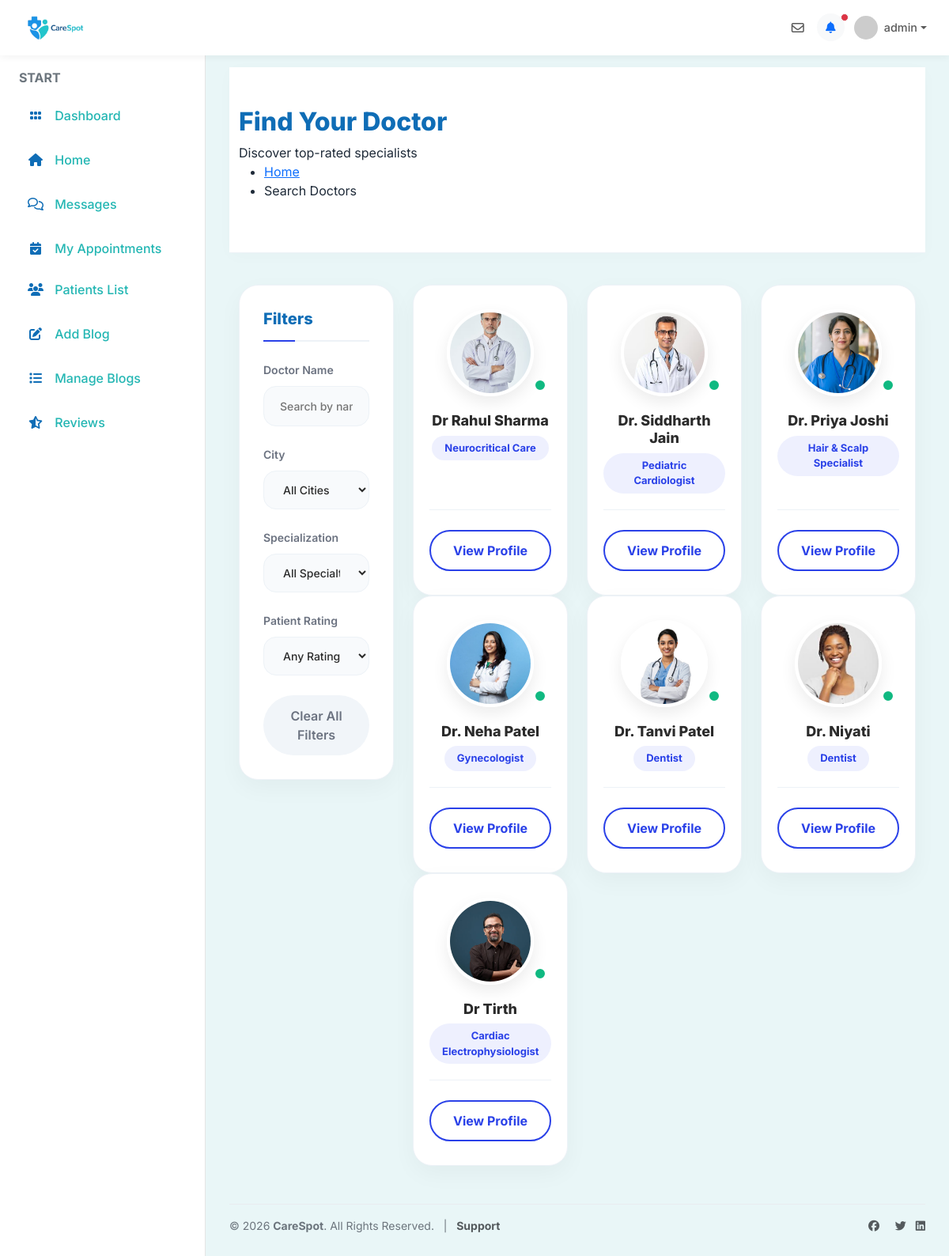
The app's page /doctorSearch/ (signed in) with its own data.
### user/models.py (models this page shows, shortened)
class tblDoctor(models.Model):
    doctorID=models.AutoField(primary_key=True)
    userID=models.ForeignKey(tblUser,on_delete=models.CASCADE)
    displayName=models.TextField(max_length=50)
    displayContact=models.TextField(max_length=15)
    bio=models.TextField(max_length=500)
    subcategoryID=models.ForeignKey(tblSubcategory,on_delete=models.CASCADE)
    displayAddress=models.TextField(max_length=100)
    yearOfExperience=models.IntegerField()
    licenseNo=models.TextField(max_length=50)
    documents=models.FileField(upload_to='doctor_documents/')
    mode=models.IntegerField(default=1)
    consultationFees=models.DecimalField(max_digits=10, decimal_places=2, default=10.00)
    approval_status = models.CharField(max_length=20, default='pending', choices=[('pending', 'Pending'), ('approved', 'Approved'), ('rejected', 'Rejected')])

class tblUser(models.Model):
    userID=models.AutoField(primary_key=True)
    userName=models.TextField(max_length=50)
    password=models.TextField(max_length=10)
    registrationDT=models.DateTimeField(auto_now_add=True)
    profilePic=models.ImageField(upload_to='images/')
    email=models.TextField(max_length=100)
    mobileNumber=models.TextField(max_length=15)
    cityID=models.ForeignKey(tblCity,on_delete=models.CASCADE)
    IsDoctor=models.BooleanField(default=False)
    last_seen=models.DateTimeField(null=True, blank=True)

class tblSubcategory(models.Model):
    subcategoryID=models.AutoField(primary_key=True)
    subcategoryName=models.TextField(max_length=50)
    CategoryID=models.ForeignKey(tblCategory,on_delete=models.CASCADE)

### user/views.py (the view)
# urls.py: path('doctorSearch/',views.doctorSearch , name='doctorSearch'),
def doctorSearch(request):
    if 'user_id' not in request.session:
        return redirect('Login')
    query = request.POST.get('q', '') or request.GET.get('q', '')
    city_id = request.POST.get('city', '') or request.GET.get('city', '')
    subcategory_id = request.POST.get('subcategory', '') or request.GET.get('subcategory', '')
    rating_filter = request.POST.get('rating', '') or request.GET.get('rating', '')
    doctors = tblDoctor.objects.filter(approval_status='approved')
    logged_in_user_id = request.session.get('user_id')
    if logged_in_user_id:
        logged_in_doctor = tblDoctor.objects.filter(userID=logged_in_user_id).first()
        if logged_in_doctor:
            doctors = doctors.exclude(doctorID=logged_in_doctor.doctorID)
    if query:
        doctors = doctors.filter(displayName__icontains=query)
    if city_id:
        doctors = doctors.filter(userID__cityID=city_id)
    if subcategory_id:
        doctors = doctors.filter(subcategoryID=subcategory_id)
    doctors = doctors.annotate(avg_rating=Avg('tblreview__rating'))
    if rating_filter:
        try:
            rating_val = float(rating_filter)
            doctors = doctors.filter(avg_rating__isnull=False, avg_rating__gte=rating_val)
        except ValueError:
            pass
    data = {
        'doctors': doctors,
        'query': query,
        'selected_city': city_id,
        'selected_cat': subcategory_id,
        'selected_rating': rating_filter,
        'cities': tblCity.objects.all(),
        'subcategories': tblSubcategory.objects.all()
    }
    return render(request, 'doctor_search.html', data)

### user/templates/doctor_search.html (shortened to what this page needs)
{% extends 'base.html' %} {% block title %}Search Doctors{% endblock %}
 {% block content %}
<div id="titlebar">
  <div class="container">
    <div class="row">
      <div class="col-md-12">
        <h2>Find Your Doctor</h2>
        <span>Discover top-rated specialists</span>
        <nav id="breadcrumbs" class="dark">
          <ul>
            <li><a href="{% url 'home' %}">Home</a></li>
            <li>Search Doctors</li>
          </ul>
        </nav>
      </div>
    </div>
  </div>
</div>
<div class="container margin-bottom-60">
  <div class="row">
    <div class="col-xl-3 col-lg-4">
      <div class="search-sidebar">
        <h3 class="filter-title">Filters</h3>
        <form method="POST" action="{% url 'doctorSearch' %}" id="search-filter-form">{% csrf_token %}
          <div class="filter-group">
            <label>Doctor Name</label>
            <input
              type="text"
              name="q"
              class="search-input-sidebar"
              placeholder="Search by name"
              value="{{ query }}"
            />
          </div>
          <div class="filter-group">
            <label>City</label>
            <select name="city" class="filter-select">
              <option value="">All Cities</option>
            </select>
          </div>
          <div class="filter-group">
            <label>Specialization</label>
            <select name="subcategory" class="filter-select">
              <option value="">All Specialties</option>
            </select>
          </div>
          <div class="filter-group">
            <label>Patient Rating</label>
            <select name="rating" class="filter-select">
              <option value="">Any Rating</option>
            </select>
          </div>
          <a href="{% url 'doctorSearch' %}" class="btn-clear-all margin-top-10">Clear All Filters</a>
        </form>
      </div>
    </div>
    <div class="col-xl-9 col-lg-8">
      <div class="row" id="doctor-list-container">
        {% if doctors %}
          {% for doc in doctors %}
          <div class="col-xl-4 col-md-6 margin-bottom-30">
            <div class="freelancer-box">
              <div class="freelancer-avatar">
                {% if doc.userID.profilePic %}
                <img src="{{ doc.userID.profilePic.url }}" />
                {% else %}
                <img src="/static/images/user-avatar-placeholder.png" onerror="this.src='/static/images/avatar.png';" />
                {% endif %}
                <div class="status-dot"></div>
              </div>
              <div class="freelancer-name">
                <h4>
                  <a href="{% url 'viewDoctorProfile' doc.doctorID %}">
                    {{ doc.displayName }}
                  </a>
                </h4>
                <span>{{ doc.subcategoryID.subcategoryName }}</span>
              </div>
              <div class="freelancer-footer">
                <a
                  href="{% url 'viewDoctorProfile' doc.doctorID %}"
                  class="btn-view-profile"
                >
                  View Profile
                </a>
              </div>
            </div>
          </div>
          {% endfor %}
        {% endif %}
      </div>
    </div>
  </div>
</div>
{% endblock %}

### user/static/css/carespot-theme.css (style rules this page uses)
:root { --primary-color: #0F6DB6; --primary-dark: #0A5FA1; --secondary-color: #23B6B3; --accent-color: #3ED1C8; --background-color: #F4FAFB; --card-color: #FFFFFF; --text-color: #1E2A38; }
body { background-color: var(--background-color) !important; color: var(--text-color) !important; }
h1, h2, h3, h4, h5, h6, .h1, .h2, .h3, .h4, .h5, .h6 { color: #0F6DB6 !important; }
a { color: var(--primary-color); }

### user/templates/base.html (style rules this page uses)
:root { --bg-light: var(--background-color, #F4FAFB); --sidebar-width: 260px; }
body { font-family: 'Inter', sans-serif; background-color: var(--bg-light); overflow-x: hidden; }

### user/templates/doctor_search.html (style rules this page uses)
:root { --primary: #2a41e8; --primary-hover: #16269b; --bg-body: #f7f9fc; --bg-card: #ffffff; --text-main: #2b2b2b; --text-muted: #6b7280; --text-light: #9ca3af; --border-color: #edf2f7; --shadow-soft: 0 10px 30px rgba(0, 0, 0, 0.04); --shadow-hover: 0 20px 40px rgba(42, 65, 232, 0.1); --radius-sm: 8px; --radius-md: 16px; --radius-lg: 24px; --radius-pill: 50px; }
#titlebar { background: var(--bg-card); border-bottom: 1px solid var(--border-color); box-shadow: 0 4px 20px rgba(0,0,0,0.02); margin-bottom: 40px; padding: 50px 0; }
#titlebar h2 { font-weight: 800; color: var(--text-main); }
.search-sidebar { background: var(--bg-card); border-radius: var(--radius-lg); padding: 30px; box-shadow: var(--shadow-soft); position: sticky; top: 20px; margin-bottom: 30px; border: 1px solid var(--border-color); }
.filter-title { font-size: 20px; font-weight: 800; margin-bottom: 25px; color: var(--text-main); display: flex; align-items: center; border-bottom: 2px solid var(--border-color); padding-bottom: 15px; position: relative; }
.filter-title::after { content: ''; position: absolute; bottom: -2px; left: 0; width: 40px; height: 2px; background: var(--primary); }
.filter-group { margin-bottom: 25px; }
.filter-group label { font-weight: 600; color: var(--text-muted); margin-bottom: 10px; display: block; font-size: 14px; }
.search-input-sidebar, .filter-select { width: 100%; background: #f8fafc !important; border: 1px solid var(--border-color) !important; border-radius: var(--radius-md) !important; padding: 14px 20px !important; font-size: 14px; color: var(--text-main); transition: all 0.3s ease !important; font-weight: 500; height: auto !important; }
.btn-clear-all { display: block; width: 100%; text-align: center; padding: 14px; background: #f1f5f9; color: var(--text-muted); border-radius: var(--radius-pill); font-weight: 600; text-decoration: none; transition: all 0.3s ease; }
.freelancer-box { background: var(--bg-card); border-radius: var(--radius-lg); box-shadow: var(--shadow-soft); border: 1px solid var(--border-color); padding: 30px 20px; text-align: center; height: 100%; display: flex; flex-direction: column; justify-content: flex-start; transition: all 0.4s cubic-bezier(0.165, 0.84, 0.44, 1); }
.freelancer-avatar { margin-bottom: 20px; position: relative; display: inline-block; }
.freelancer-avatar img { width: 110px; height: 110px; border-radius: 50%; object-fit: cover; border: 4px solid #ffffff; box-shadow: 0 8px 20px rgba(0,0,0,0.08); transition: transform 0.3s ease; }
.status-dot { position: absolute; bottom: 5px; right: 5px; width: 18px; height: 18px; background: #10b981; border: 3px solid #fff; border-radius: 50%; }
.freelancer-name h4 { margin-bottom: 8px; font-weight: 800; font-size: 18px; }
.freelancer-name h4 a { color: var(--text-main); text-decoration: none; transition: color 0.3s ease; }
.freelancer-name span { background: rgba(42, 65, 232, 0.08); color: var(--primary); padding: 6px 16px; border-radius: var(--radius-pill); font-size: 13px; font-weight: 700; display: inline-block; margin-bottom: 20px; }
.freelancer-footer { margin-top: auto; padding-top: 25px; border-top: 1px solid var(--border-color); }
.btn-view-profile { display: block; width: 100%; padding: 12px; background: transparent; color: var(--primary); border: 2px solid var(--primary); border-radius: var(--radius-pill); font-weight: 700; text-decoration: none; transition: all 0.3s ease; }

### records on screen
tblDoctor: userID.profilePic (picture), displayName "Dr Rahul Sharma", subcategoryID.subcategoryName "Neurocritical Care"
tblDoctor: userID.profilePic (picture), displayName "Dr. Siddharth Jain", subcategoryID.subcategoryName "Pediatric Cardiologist"
tblDoctor: userID.profilePic (picture), displayName "Dr. Priya Joshi", subcategoryID.subcategoryName "Hair & Scalp Specialist"
tblDoctor: userID.profilePic (picture), displayName "Dr. Neha Patel", subcategoryID.subcategoryName "Gynecologist"
tblDoctor: userID.profilePic (picture), displayName "Dr. Tanvi Patel", subcategoryID.subcategoryName "Dentist"
tblDoctor: userID.profilePic (picture), displayName "Dr. Niyati", subcategoryID.subcategoryName "Dentist"
tblDoctor: userID.profilePic (picture), displayName "Dr Tirth", subcategoryID.subcategoryName "Cardiac Electrophysiologist"

### other values on screen
{{ request.session.displayName|default:"Doctor" }} "admin"
